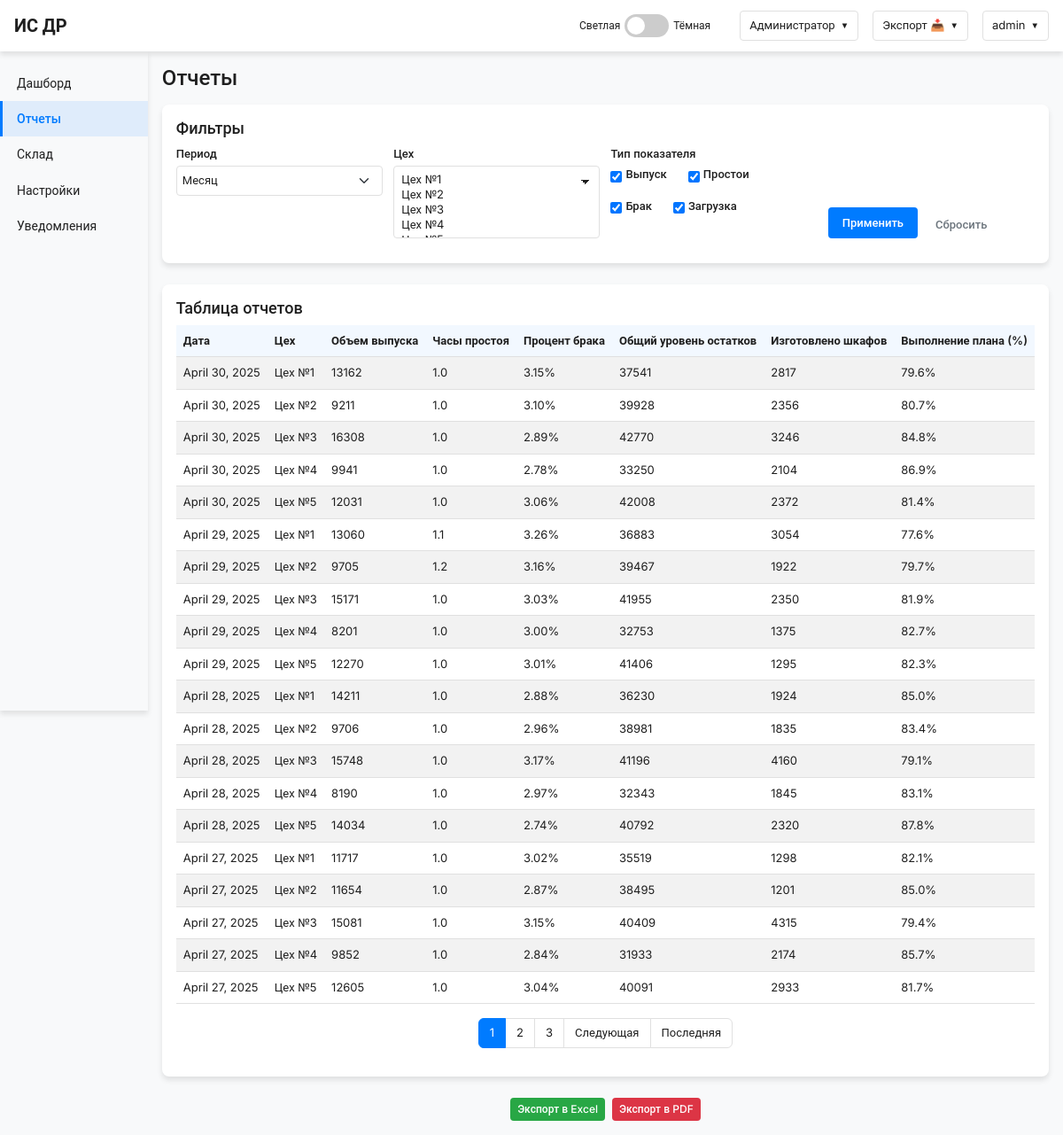
The app's page /reports/ (signed in) with its own data.
### backend/dashboard/models.py (models this page shows, shortened)
class KPIRecord(models.Model):
    shop = models.ForeignKey(Shop, on_delete=models.CASCADE, verbose_name="Цех")
    date = models.DateField(verbose_name="Дата")
    output = models.IntegerField(verbose_name="Объем выпуска")
    downtime_hours = models.FloatField(verbose_name="Часы простоя")
    defect_rate = models.FloatField(verbose_name="Процент брака")
    equipment_load = models.FloatField(verbose_name="Загрузка оборудования (%)")
    inventory_level = models.IntegerField(verbose_name="Общий уровень остатков на складе (ед.)", default=0)
    dse_volume = models.IntegerField(verbose_name="Объем ДСЕ", default=0)
    cabinets_produced = models.IntegerField(verbose_name="Изготовлено шкафов", default=0)
    plan_completion = models.FloatField(verbose_name="Выполнение плана (%)", default=0.0)
    quality_index = models.FloatField(verbose_name="Индекс качества (%)", default=0.0)
    productivity_index = models.FloatField(verbose_name="Индекс производительности (%)", default=0.0)
    energy_consumption = models.FloatField(verbose_name="Потребление энергии (кВт·ч)", default=0.0)
    material_utilization = models.FloatField(verbose_name="Использование материалов (%)", default=0.0)
    class Meta:
        verbose_name = "Запись KPI"
        verbose_name_plural = "Записи KPI"

class Shop(models.Model):
    name = models.CharField(max_length=100, verbose_name="Название цеха")
    class Meta:
        verbose_name = "Цех"
        verbose_name_plural = "Цеха"

### backend/dashboard/views.py (the view)
# urls.py: path('reports/', views.reports, name='reports'),
@login_required
def reports(request):
    from django.core.paginator import Paginator
    from datetime import datetime, timedelta
    period = request.GET.get('period', 'month')  # day, week, month, quarter, year
    shop_ids = request.GET.getlist('shop', [])  # список ID цехов
    indicators = request.GET.getlist('indicator', ['output', 'downtime', 'defect', 'load'])  # типы показателей
    page_number = request.GET.get('page', 1)  # номер страницы для пагинации
    shops = Shop.objects.all()
    if shop_ids:
        shops = shops.filter(id__in=shop_ids)
    max_date = KPIRecord.objects.order_by('-date').first().date if KPIRecord.objects.exists() else datetime.now().date()
    if period == 'day':
        start_date = max_date
    elif period == 'week':
        start_date = max_date - timedelta(days=7)
    elif period == 'month':
        start_date = max_date - timedelta(days=30)
    elif period == 'quarter':
        start_date = max_date - timedelta(days=90)
    elif period == 'year':
        start_date = max_date - timedelta(days=365)
    else:
        start_date = max_date - timedelta(days=30)  # по умолчанию месяц
    kpi_records = KPIRecord.objects.filter(
        date__gte=start_date
    ).select_related('shop')
    if shop_ids:
        kpi_records = kpi_records.filter(shop_id__in=shop_ids)
    kpi_records = kpi_records.order_by('-date', 'shop__name')
    paginator = Paginator(kpi_records, 20)  # 20 записей на страницу
    page_obj = paginator.get_page(page_number)
    context = {
        'page_obj': page_obj,
        'shops': shops,
        'selected_period': period,
        'selected_shops': [int(id) for id in shop_ids if id.isdigit()],
        'selected_indicators': indicators,
    }
    return render(request, 'reports.html', context)

### frontend/templates/reports.html (shortened to what this page needs)
{% extends "base.html" %}
{% block content %}
    <h1>Отчеты</h1>
    <div class="filters">
        <h3>Фильтры</h3>
        <form id="filterForm" method="get">
            <div class="filter-row">
                <div class="filter-group">
                    <label for="period">Период</label>
                    <select class="form-select" id="period" name="period">
                        <option value="month" {% if selected_period == 'month' %}selected{% endif %}>Месяц</option>
                    </select>
                </div>
                <div class="filter-group">
                    <label for="shop">Цех</label>
                    <select class="form-select" id="shop" name="shop" multiple>
                        {% for shop in shops %}
                            <option value="{{ shop.id }}" {% if shop.id in selected_shops %}selected{% endif %}>{{ shop.name }}</option>
                        {% endfor %}
                    </select>
                </div>
                <div class="filter-group">
                    <label>Тип показателя</label>
                    <div class="filter-checkboxes">
                        <div class="filter-checkbox">
                            <input type="checkbox" id="output" name="indicator" value="output" {% if 'output' in selected_indicators or selected_indicators|length == 0 %}checked{% endif %}>
                            <label for="output">Выпуск</label>
                        </div>
                        <div class="filter-checkbox">
                            <input type="checkbox" id="downtime" name="indicator" value="downtime" {% if 'downtime' in selected_indicators or selected_indicators|length == 0 %}checked{% endif %}>
                            <label for="downtime">Простои</label>
                        </div>
                        <div class="filter-checkbox">
                            <input type="checkbox" id="defect" name="indicator" value="defect" {% if 'defect' in selected_indicators or selected_indicators|length == 0 %}checked{% endif %}>
                            <label for="defect">Брак</label>
                        </div>
                        <div class="filter-checkbox">
                            <input type="checkbox" id="load" name="indicator" value="load" {% if 'load' in selected_indicators or selected_indicators|length == 0 %}checked{% endif %}>
                            <label for="load">Загрузка</label>
                        </div>
                    </div>
                </div>
                <div class="filter-group d-flex align-items-end">
                    <button type="submit" class="apply-button me-2">
                        Применить
                    </button>
                    <button type="button" class="btn btn-outline-secondary" id="resetFilters">
                        Сбросить
                    </button>
                </div>
            </div>
        </form>
    </div>
    <div class="table-container">
        <h3>Таблица отчетов</h3>
        <div class="table-responsive">
            <table class="table table-striped">
                <thead>
                    <tr>
                        <th>Дата</th>
                        <th>Цех</th>
                        <th>Объем выпуска</th>
                        <th>Часы простоя</th>
                        <th>Процент брака</th>
                        <th>Общий уровень остатков</th>
                        <th>Изготовлено шкафов</th>
                        <th>Выполнение плана (%)</th>
                    </tr>
                </thead>
                <tbody>
                    {% for record in page_obj %}
                    <tr>
                        <td>{{ record.date }}</td>
                        <td>{{ record.shop.name }}</td>
                        <td>{{ record.output|floatformat:0 }}</td>
                        <td>{{ record.downtime_hours|floatformat:1 }}</td>
                        <td>{{ record.defect_rate|floatformat:2 }}%</td>
                        <td>{{ record.inventory_level|floatformat:0 }}</td>
                        <td>{{ record.cabinets_produced|floatformat:0 }}</td>
                        <td>{{ record.plan_completion|floatformat:1 }}%</td>
                    </tr>
                    {% empty %}
                    <tr>
                        <td colspan="8" class="text-center">Нет данных для отображения</td>
                    </tr>
                    {% endfor %}
                </tbody>
            </table>
        </div>
        {% if page_obj.has_other_pages %}
        <nav aria-label="Навигация по страницам">
            <ul class="pagination justify-content-center">
                {% for num in page_obj.paginator.page_range %}
                    {% if page_obj.number == num %}
                        <li class="page-item active">
                            <span class="page-link">{{ num }}</span>
                        </li>
                    {% elif num > page_obj.number|add:'-3' and num < page_obj.number|add:'3' %}
                        <li class="page-item">
                            <a class="page-link" href="?{% for key, value in request.GET.items %}{% if key != 'page' %}{{ key }}={{ value }}&{% endif %}{% endfor %}page={{ num }}">{{ num }}</a>
                        </li>
                    {% endif %}
                {% endfor %}
                {% if page_obj.has_next %}
                    <li class="page-item">
                        <a class="page-link" href="?{% for key, value in request.GET.items %}{% if key != 'page' %}{{ key }}={{ value }}&{% endif %}{% endfor %}page={{ page_obj.next_page_number }}">Следующая</a>
                    </li>
                    <li class="page-item">
                        <a class="page-link" href="?{% for key, value in request.GET.items %}{% if key != 'page' %}{{ key }}={{ value }}&{% endif %}{% endfor %}page={{ page_obj.paginator.num_pages }}">Последняя</a>
                    </li>
                {% endif %}
            </ul>
        </nav>
        {% endif %}
    </div>
    <div class="d-flex justify-content-center mt-3">
        <button type="button" class="btn btn-success btn-sm me-2" onclick="showToast('Данные экспортированы в Excel', 'success')">
            Экспорт в Excel
        </button>
        <button type="button" class="btn btn-danger btn-sm" onclick="showToast('Данные экспортированы в PDF', 'success')">
            Экспорт в PDF
        </button>
    </div>
{% endblock %}

### frontend/templates/base.html (shortened to what this page needs)
<!DOCTYPE html>
<html lang="ru" class="{% if request.COOKIES.theme == 'dark' %}dark-theme{% endif %}">
<head>
    <link href="https://cdn.jsdelivr.net/npm/bootstrap@5.3.0-alpha1/dist/css/bootstrap.min.css" rel="stylesheet">
    <link href="/static/css/main.css" rel="stylesheet">
</head>
<body>
    <header class="header">
        <a href="{% url 'dashboard' %}" class="header-logo">ИС ДР</a>
        <div class="d-flex align-items-center">
            <div class="d-flex align-items-center me-3">
                <span class="toggle-label">Светлая</span>
                <label class="theme-toggle">
                    <span class="toggle-slider"></span>
                </label>
                <span class="toggle-label">Тёмная</span>
            </div>
            {% if user.is_authenticated %}
            <div class="dropdown">
                <button class="dropdown-button">
                    {% if user.groups.all.0.name %}
                        {{ user.groups.all.0.name }}
                    {% else %}
                        Роль
                    {% endif %}
                </button>
            </div>
            <div class="dropdown ms-3">
                <button class="dropdown-button">
                    Экспорт 📥
                </button>
            </div>
            <div class="dropdown ms-3">
                <button class="dropdown-button">
                    {{ user.username }}
                </button>
            </div>
            {% endif %}
        </div>
    </header>
    <div class="layout-container">
        {% if user.is_authenticated %}
        <aside class="sidebar">
            <nav>
                <ul class="sidebar-nav">
                    <li>
                        <a href="{% url 'dashboard' %}" class="{% if request.resolver_match.url_name == 'dashboard' %}active{% endif %}">
                            Дашборд
                        </a>
                    </li>
                    <li>
                        <a href="{% url 'reports' %}" class="{% if request.resolver_match.url_name == 'reports' %}active{% endif %}">
                            Отчеты
                        </a>
                    </li>
                    <li>
                        <a href="{% url 'inventory' %}" class="{% if request.resolver_match.url_name == 'inventory' %}active{% endif %}">
                            Склад
                        </a>
                    </li>
                    {% if user.groups.all.0.name == 'Администратор' %}
                    <li>
                        <a href="{% url 'settings' %}" class="{% if request.resolver_match.url_name == 'settings' %}active{% endif %}">
                            Настройки
                        </a>
                    </li>
                    {% endif %}
                    <li>
                        <a href="{% url 'alerts' %}" class="{% if request.resolver_match.url_name == 'alerts' %}active{% endif %}">
                            Уведомления
                        </a>
                    </li>
                </ul>
            </nav>
        </aside>
        {% endif %}
        <main class="main-content">
            {% block content %}
            {% endblock %}
        </main>
    </div>
</body>
</html>

### records on screen
KPIRecord: date "April 30, 2025", shop.name "Цех №1", output "13162", downtime_hours "1.0", defect_rate "3.15", inventory_level "37541", cabinets_produced "2817", plan_completion "79.6"
KPIRecord: date "April 30, 2025", shop.name "Цех №2", output "9211", downtime_hours "1.0", defect_rate "3.10", inventory_level "39928", cabinets_produced "2356", plan_completion "80.7"
KPIRecord: date "April 30, 2025", shop.name "Цех №3", output "16308", downtime_hours "1.0", defect_rate "2.89", inventory_level "42770", cabinets_produced "3246", plan_completion "84.8"
KPIRecord: date "April 30, 2025", shop.name "Цех №4", output "9941", downtime_hours "1.0", defect_rate "2.78", inventory_level "33250", cabinets_produced "2104", plan_completion "86.9"
KPIRecord: date "April 30, 2025", shop.name "Цех №5", output "12031", downtime_hours "1.0", defect_rate "3.06", inventory_level "42008", cabinets_produced "2372", plan_completion "81.4"
KPIRecord: date "April 29, 2025", shop.name "Цех №1", output "13060", downtime_hours "1.1", defect_rate "3.26", inventory_level "36883", cabinets_produced "3054", plan_completion "77.6"
KPIRecord: date "April 29, 2025", shop.name "Цех №2", output "9705", downtime_hours "1.2", defect_rate "3.16", inventory_level "39467", cabinets_produced "1922", plan_completion "79.7"
KPIRecord: date "April 29, 2025", shop.name "Цех №3", output "15171", downtime_hours "1.0", defect_rate "3.03", inventory_level "41955", cabinets_produced "2350", plan_completion "81.9"
KPIRecord: date "April 29, 2025", shop.name "Цех №4", output "8201", downtime_hours "1.0", defect_rate "3.00", inventory_level "32753", cabinets_produced "1375", plan_completion "82.7"
KPIRecord: date "April 29, 2025", shop.name "Цех №5", output "12270", downtime_hours "1.0", defect_rate "3.01", inventory_level "41406", cabinets_produced "1295", plan_completion "82.3"
KPIRecord: date "April 28, 2025", shop.name "Цех №1", output "14211", downtime_hours "1.0", defect_rate "2.88", inventory_level "36230", cabinets_produced "1924", plan_completion "85.0"
KPIRecord: date "April 28, 2025", shop.name "Цех №2", output "9706", downtime_hours "1.0", defect_rate "2.96", inventory_level "38981", cabinets_produced "1835", plan_completion "83.4"
KPIRecord: date "April 28, 2025", shop.name "Цех №3", output "15748", downtime_hours "1.0", defect_rate "3.17", inventory_level "41196", cabinets_produced "4160", plan_completion "79.1"
KPIRecord: date "April 28, 2025", shop.name "Цех №4", output "8190", downtime_hours "1.0", defect_rate "2.97", inventory_level "32343", cabinets_produced "1845", plan_completion "83.1"
KPIRecord: date "April 28, 2025", shop.name "Цех №5", output "14034", downtime_hours "1.0", defect_rate "2.74", inventory_level "40792", cabinets_produced "2320", plan_completion "87.8"
KPIRecord: date "April 27, 2025", shop.name "Цех №1", output "11717", downtime_hours "1.0", defect_rate "3.02", inventory_level "35519", cabinets_produced "1298", plan_completion "82.1"
KPIRecord: date "April 27, 2025", shop.name "Цех №2", output "11654", downtime_hours "1.0", defect_rate "2.87", inventory_level "38495", cabinets_produced "1201", plan_completion "85.0"
KPIRecord: date "April 27, 2025", shop.name "Цех №3", output "15081", downtime_hours "1.0", defect_rate "3.15", inventory_level "40409", cabinets_produced "4315", plan_completion "79.4"
KPIRecord: date "April 27, 2025", shop.name "Цех №4", output "9852", downtime_hours "1.0", defect_rate "2.84", inventory_level "31933", cabinets_produced "2174", plan_completion "85.7"
KPIRecord: date "April 27, 2025", shop.name "Цех №5", output "12605", downtime_hours "1.0", defect_rate "3.04", inventory_level "40091", cabinets_produced "2933", plan_completion "81.7"

### other values on screen
{{ user.groups.all.0.name }} "Администратор"
{{ user.username }} "admin"
{{ num }} "1"
{{ num }} "2" "3"
